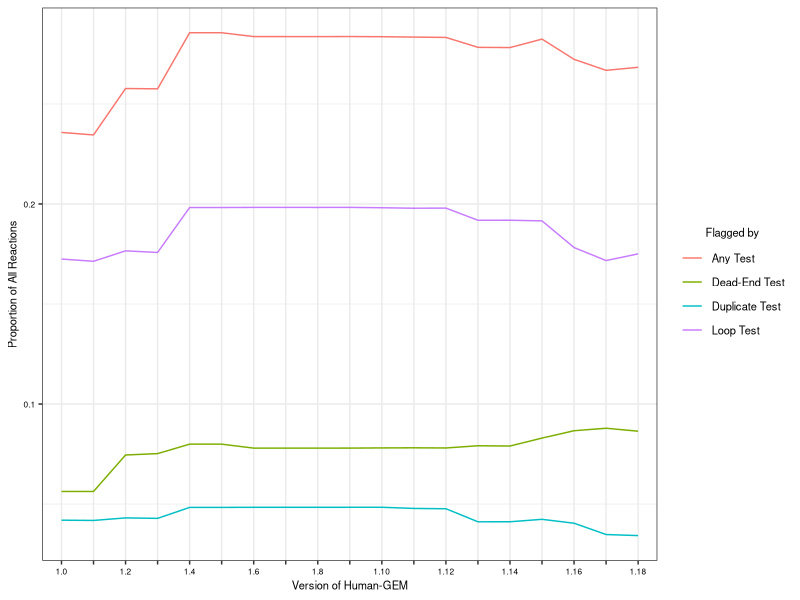

Source code (R):
# fig_all-human.R
# plot the proportions of reactions flagged by each test against the version
# number for each version of Human-GEM to see how that changed over time

suppressMessages(library(tidyverse))
theme_set(theme_bw())

all_human_data <- read_csv(
  "figure_data/fig_all-human.csv", show_col_types = FALSE, col_types = "fiiiii"
)
plot_data <- all_human_data %>%
  # replace counts with proportions, then drop the counts
  mutate(flagged_prop = flagged/all_rxns) %>%
  mutate(dupe_prop = duplicates/all_rxns) %>%
  mutate(dead_prop = `dead-ends`/all_rxns) %>%
  mutate(loop_prop = loops/all_rxns) %>%
  select(-flagged, -duplicates, -`dead-ends`, -loops, -all_rxns) %>%
  # pivot cuz it'll be easier to plot this way
  pivot_longer(-model_version, names_to = "test", values_to = "prop") %>%
  # make more human-readable for figure
  mutate(test = case_when(
    test == "flagged_prop" ~ "Any Test",
    test == "dupe_prop" ~ "Duplicate Test",
    test == "dead_prop" ~ "Dead-End Test",
    test == "loop_prop" ~ "Loop Test"
  ))

plot_data$model_version

fig <- ggplot(plot_data, aes(x = model_version, y = prop, col = test, group = test)) +
  geom_line() +
  scale_x_discrete(
    # tick mark every other version
    labels = c(
      "1.0", "", "1.2", "", "1.4", "", "1.6", "", "1.8", "", "1.10", "", "1.12",
      "", "1.14", "", "1.16", "", "1.18"
    )
  ) +
  labs(
    x = "Version of Human-GEM",
    y = "Proportion of All Reactions",
    col = "Flagged by"
  ) +
  theme(
    axis.text = element_text(color = "black", size = 6),
    axis.title = element_text(size = 8),
    legend.text = element_text(size = 8),
    legend.title = element_text(size = 8),
    legend.title.align = 0.5
  )

ggsave(
  "figures/fig_all-human.png", height = 2.5, width = 5, units = "in", dpi = 600
)
